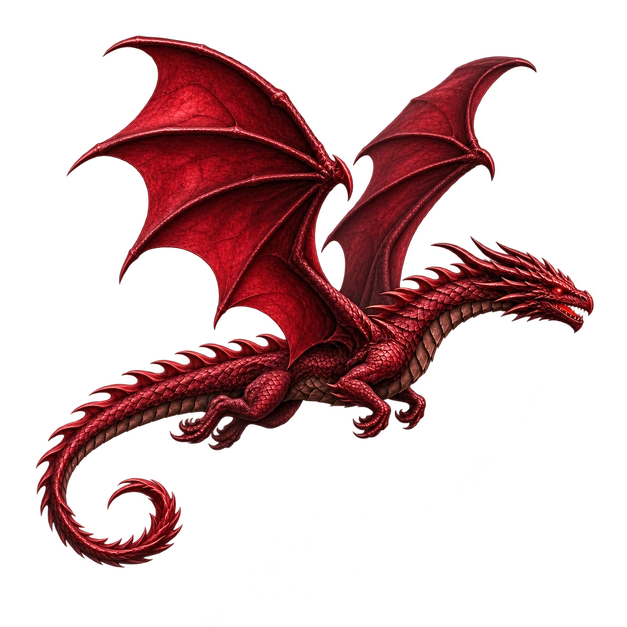
#> input picture arte/dragao-quadros/quadro-1.webp, 627 x 627 px; its folder holds only this picture in this run
$ python preparar_dragao.py
#> lines starting #> are read from the running program, lines starting #| are printed output that depends on the picture
"""Prepara os quadros do dragão voando (arte do Isaque, em arte/dragao-quadros/quadro-1..6.webp).

Os quadros vêm com o dragão em lugares um pouco diferentes: aqui eles são alinhados pelo olho
(o ponto mais vermelho da cabeça), recortados todos do mesmo tamanho e reduzidos para o README.
Saída: arte/pecas/dragao-voo-1..6.webp e, no fim, a posição do olho e da boca para o cobra.py.

Uso:  python arte/preparar_dragao.py
"""
import glob
import os

import numpy as np
from PIL import Image

PASTA = os.path.dirname(os.path.abspath(__file__))
LARGURA = 260  # px de cada quadro final (o dragão aparece com uns 90 px no README; o dobro para telas finas)


def olho(im):
    a = np.asarray(im).astype(int)
    r, g, b, al = a[..., 0], a[..., 1], a[..., 2], a[..., 3]
    nota = (r - g - b) * (al > 200)
    nota[:, : im.width * 7 // 10] = 0  # a cabeça fica à direita
    y, x = np.unravel_index(nota.argmax(), nota.shape)
    return x, y


def main():
    arquivos = sorted(glob.glob(os.path.join(PASTA, "dragao-quadros", "quadro-*.webp")))
    quadros = [Image.open(f).convert("RGBA") for f in arquivos]
#> quadros = 1 item
    olhos = [olho(q) for q in quadros]
#> olhos = [(567, 310)]
    ref = olhos[0]
#> ref = (567, 310)
    folga = max(q.width for q in quadros)
#> folga = 627
    alinhados = []
    for q, (ox, oy) in zip(quadros, olhos):
        c = Image.new("RGBA", (folga * 2, folga * 2))
        c.paste(q, (folga // 2 + ref[0] - ox, folga // 2 + ref[1] - oy))
        alinhados.append(c)
#> this loop made 1 pass
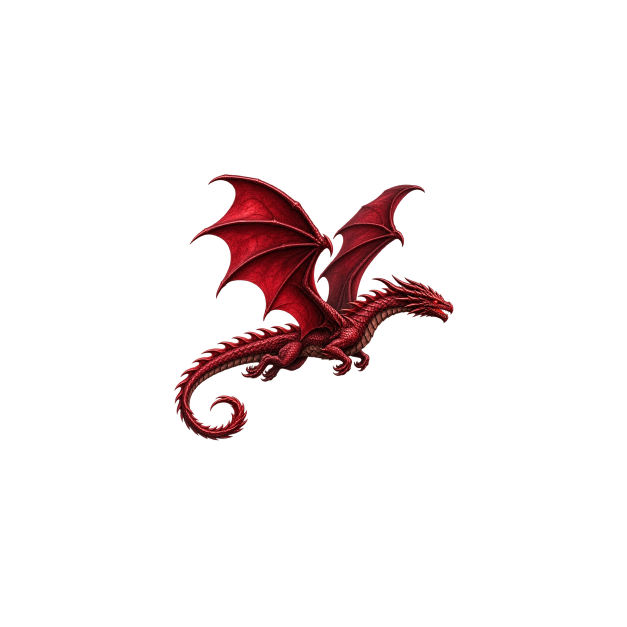
#> c: PIL image 1254x1254 RGBA (shown at 1/2 size); mean R, G, B, A 8.8, 2, 2.3, 17.4; transparent parts drawn white
#> after the loop, alinhados = 1 item
    caixa = None
    for c in alinhados:
        bb = c.getchannel("A").point(lambda v: 255 if v > 24 else 0).getbbox()
        caixa = bb if caixa is None else (min(caixa[0], bb[0]), min(caixa[1], bb[1]), max(caixa[2], bb[2]), max(caixa[3], bb[3]))
#> this loop made 1 pass
#> caixa on pass 1: (348, 348, 907, 881)
    w, h = caixa[2] - caixa[0], caixa[3] - caixa[1]
#> w = 559; h = 533
    k = LARGURA / w
#> k = 0.465
    tam = (LARGURA, round(h * k))
#> tam = (260, 248)
    for i, c in enumerate(alinhados, 1):
        c.crop(caixa).resize(tam, Image.LANCZOS).save(os.path.join(PASTA, "pecas", f"dragao-voo-{i}.webp"), quality=85, method=6)
#> this loop made 1 pass
#> i on pass 1: 1
#> pass 1, in main, `c.crop(caixa).resize(tam, Image.LANCZOS).save(os.path.join(PASTA, "pec..`:
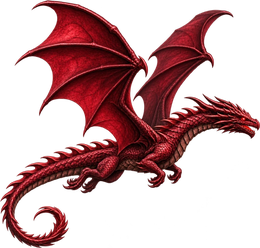
#> saved as dragao-voo-1.webp: PIL image 260x248 RGBA; mean R, G, B, A 45, 9.2, 11.2, 91.9; transparent parts drawn white
    ex, ey = (folga // 2 + ref[0] - caixa[0]) * k, (folga // 2 + ref[1] - caixa[1]) * k
#> ex = 247.4; ey = 127.9
    # a boca fica à frente e um pouco abaixo do olho (medido no quadro 1)
    bx, by = ex + 30 * k, ey + 10 * k
#> bx = 261.4; by = 132.6
    print(f"quadros {tam[0]}x{tam[1]}  olho ({ex:.1f}, {ey:.1f})  boca ({bx:.1f}, {by:.1f})")
#| quadros 260x248  olho (247.4, 127.9)  boca (261.4, 132.6)


if __name__ == "__main__":
    main()

$ run again, on arte/dragao-quadros/quadro-6.webp
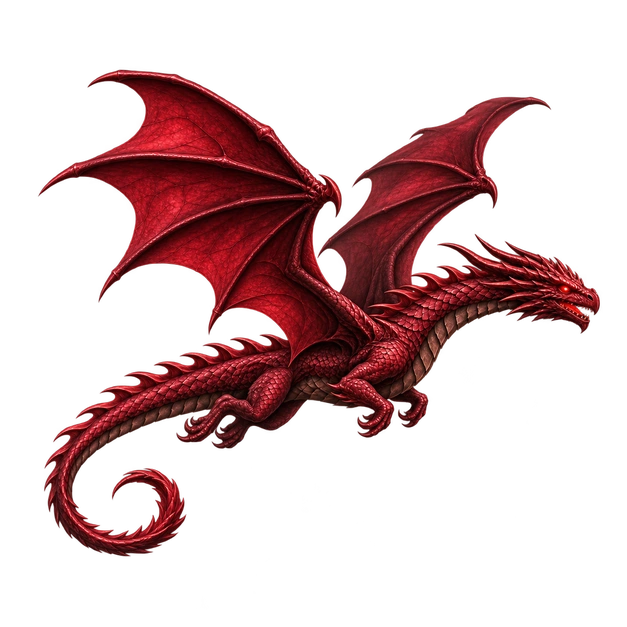
#> input picture arte/dragao-quadros/quadro-6.webp, 627 x 627 px
#> quadros = 1 item
#> olhos = [(572, 307)]
#> ref = (572, 307)
#> folga = 627
#> the loop in main, `for q, (ox, oy) in zip(quadros, olhos):` made 1 pass
#> after the loop in main, `for q, (ox, oy) in zip(quadros, olhos):`:
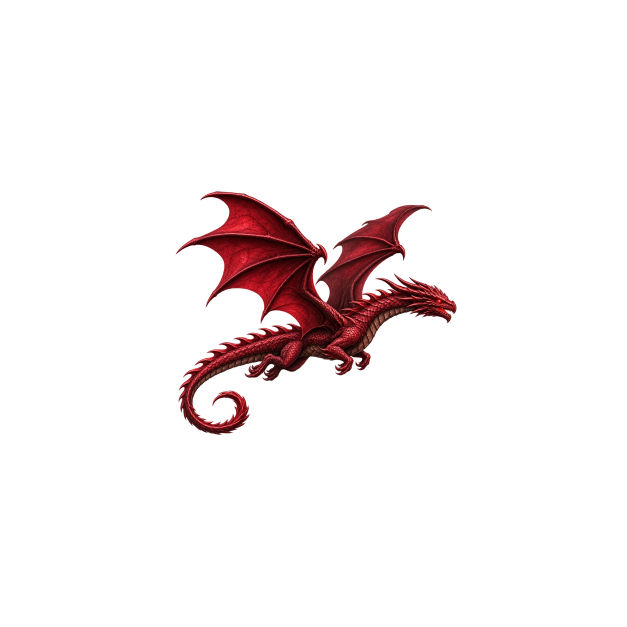
#> c: PIL image 1254x1254 RGBA (shown at 1/2 size); mean R, G, B, A 8.5, 2, 2.3, 16.3; transparent parts drawn white
#> after the loop in main, `for q, (ox, oy) in zip(quadros, olhos):`: alinhados = 1 item
#> the loop in main, `for c in alinhados:` made 1 pass
#> caixa on pass 1: (351, 382, 913, 870)
#> w = 562; h = 488
#> k = 0.463
#> tam = (260, 226)
#> the loop in main, `for i, c in enumerate(alinhados, 1):` made 1 pass
#> i on pass 1: 1
#> pass 1, in main, `c.crop(caixa).resize(tam, Image.LANCZOS).save(os.path.join(PASTA, "pec..`:
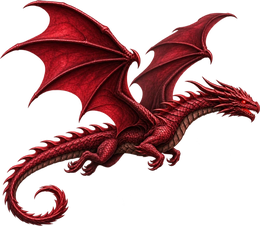
#> saved as dragao-voo-1.webp: PIL image 260x226 RGBA; mean R, G, B, A 46.6, 9.8, 11.6, 93.8; transparent parts drawn white
#> ex = 247; ey = 110.1
#> bx = 260.9; by = 114.7
#| quadros 260x226  olho (247.0, 110.1)  boca (260.9, 114.7)
